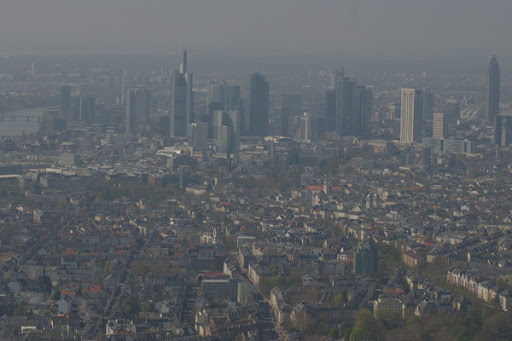
#> input picture sheet2/Test_Images/city.jpg, 512 x 341 px, found by its file name
$ python sheet2_problem1.py
#> lines starting #> are read from the running program, lines starting #| are printed output that depends on the picture
import numpy as np
import math
import scipy
import cv2
import matplotlib.pyplot as plt

img = cv2.imread('sheet2/Test_Images/city.jpg', 0)
#> img: shape (341, 512); min 45, max 209, mean 97.8

cv2.imshow('Orginal', img)


r = 3

kernel = np.ones((r, r), np.uint8)

# Ohne Smoothing
#------------------------
#--------------------------------------------------------------------------
# Linear Laplacian
lin_laplace = cv2.Laplacian(img, ddepth=0, ksize=r)
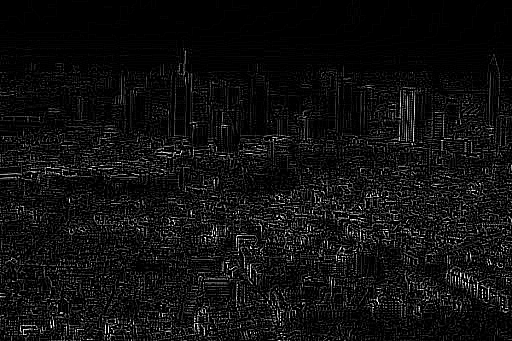
#> lin_laplace: shape (341, 512); min 0, max 255, mean 16.4
S_lin = (img - 0.3 * lin_laplace).astype(np.uint8)
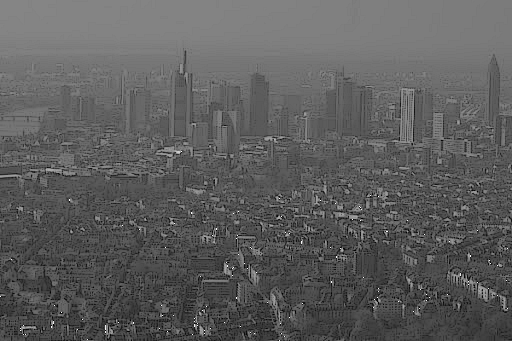
#> S_lin: shape (341, 512); min 0, max 255, mean 92.9

# Morphological Laplacian --->  (Dilatation + Erosion) - 2I
morph_laplace = 0.5 * (cv2.dilate(img, kernel, iterations=1).astype(np.double) + cv2.erode(img, kernel, iterations=1).astype(np.double))
S_morph = img - (0.3 * morph_laplace).astype(np.uint8)

# Tophat
WTH = cv2.morphologyEx(img, cv2.MORPH_TOPHAT, kernel).astype(np.double)
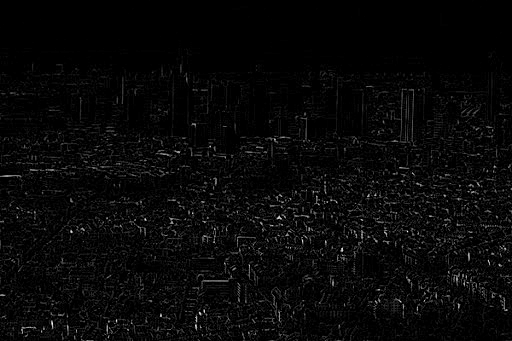
#> WTH: shape (341, 512) float64; min 0, max 93, mean 3.1; drawn with min black and max white
BTH = cv2.morphologyEx(img, cv2.MORPH_BLACKHAT, kernel).astype(np.double)
S_tophat = (img.astype(np.double) - (0.2 * WTH) + (0.2 * BTH)).astype(np.uint8)


cv2.imshow('Lin Laplace', S_lin)
cv2.imshow('Morph Laplace', S_morph)
cv2.imshow('Tophat', S_tophat)


# Mit Smoothing
#--------------------------------------------------------------------------------------------------
smooth_gaussian = cv2.GaussianBlur(img, (r, r), 0)
#cv2.imshow('Gaussian', smooth_gaussian)

# Linear Laplacian
lin_laplace_S = cv2.Laplacian(smooth_gaussian, ddepth=0, ksize=r)
S_lin_smooth = smooth_gaussian - (0.2 * lin_laplace_S).astype(np.uint8)

# Morphological Laplacian --->  0.5 * (Dilatation + Erosion)
morph_laplace_S = 0.5 * (cv2.dilate(smooth_gaussian, kernel, iterations=1) + cv2.erode(smooth_gaussian, kernel, iterations=1))
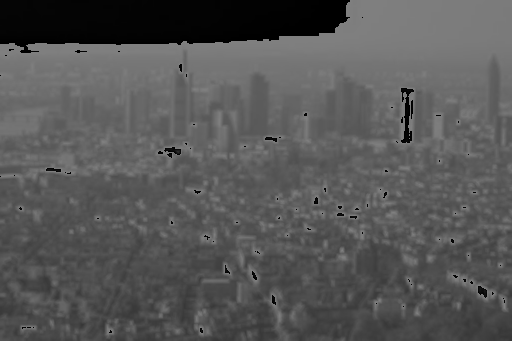
#> morph_laplace_S: shape (341, 512) float64; min 0, max 127.5, mean 86.8
S_morph_smooth = img - (0.2 * morph_laplace_S).astype(np.uint8)
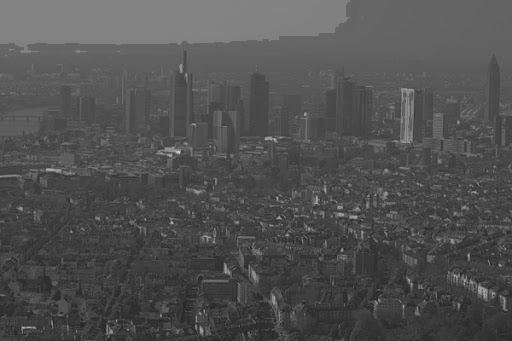
#> S_morph_smooth: shape (341, 512); min 30, max 204, mean 80.8

# Tophat
WTH_S = cv2.morphologyEx(smooth_gaussian, cv2.MORPH_TOPHAT, kernel)
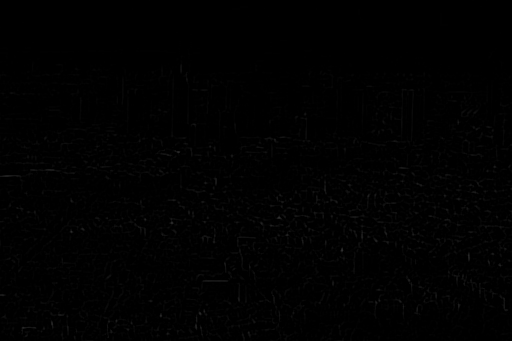
#> WTH_S: shape (341, 512); min 0, max 46, mean 1.1
BTH_S = cv2.morphologyEx(smooth_gaussian, cv2.MORPH_BLACKHAT, kernel)
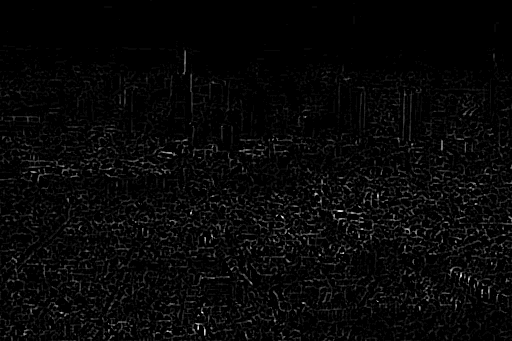
#> BTH_S: shape (341, 512); min 0, max 27, mean 0.8; drawn with min black and max white
S_tophat_smooth = smooth_gaussian - (0.5 * WTH).astype(np.uint8) + (0.5 * BTH).astype(np.uint8)

# [9 lines of commented-out code are left out]
print('Ende')
cv2.waitKey(0)
cv2.destroyAllWindows()


# Bild und Methode müssen zusammenpassen
# lowContrast.jpg ist der Tophatfilter am geeignetsten
# city.jpg ist der Lineare Laplace am geeignetsten
# retina1.jpg ist der morphologische Laplace am geeignetsten
# c ist bildabhängig

$ run again, with sheet2/Test_Images/lowContrast.jpg copied over sheet2/Test_Images/city.jpg
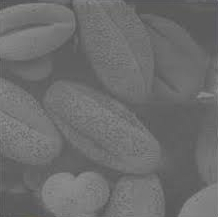
#> input picture sheet2/Test_Images/lowContrast.jpg, 218 x 217 px, found by its file name
#> `S_morph_smooth = img - (0.2 * morph_laplace_S).astype(np.uint8)`:
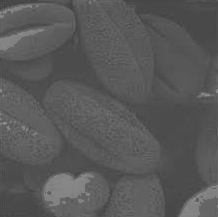
#> S_morph_smooth: shape (217, 218); min 64, max 143, mean 88.6
#> `BTH_S = cv2.morphologyEx(smooth_gaussian, cv2.MORPH_BLACKHAT, kernel)`:
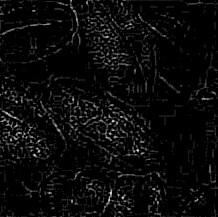
#> BTH_S: shape (217, 218); min 0, max 11, mean 0.444; drawn with min black and max white
